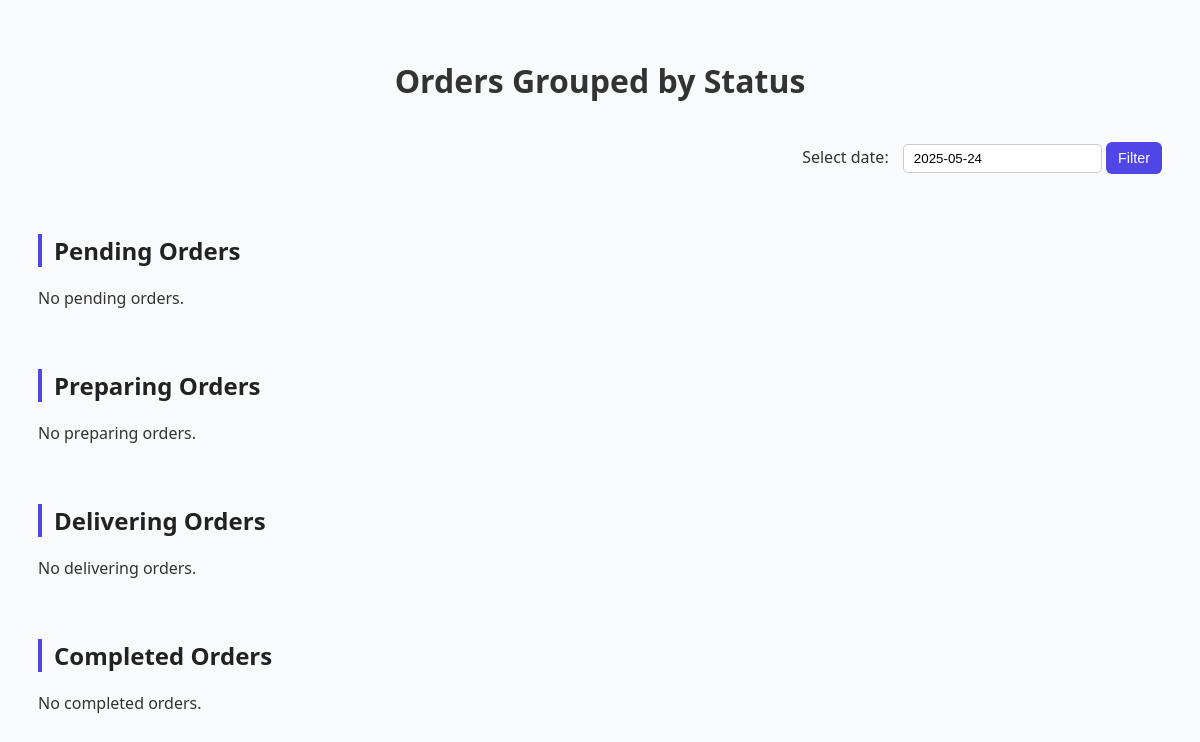
The app's page /frontend/orders/, older data.
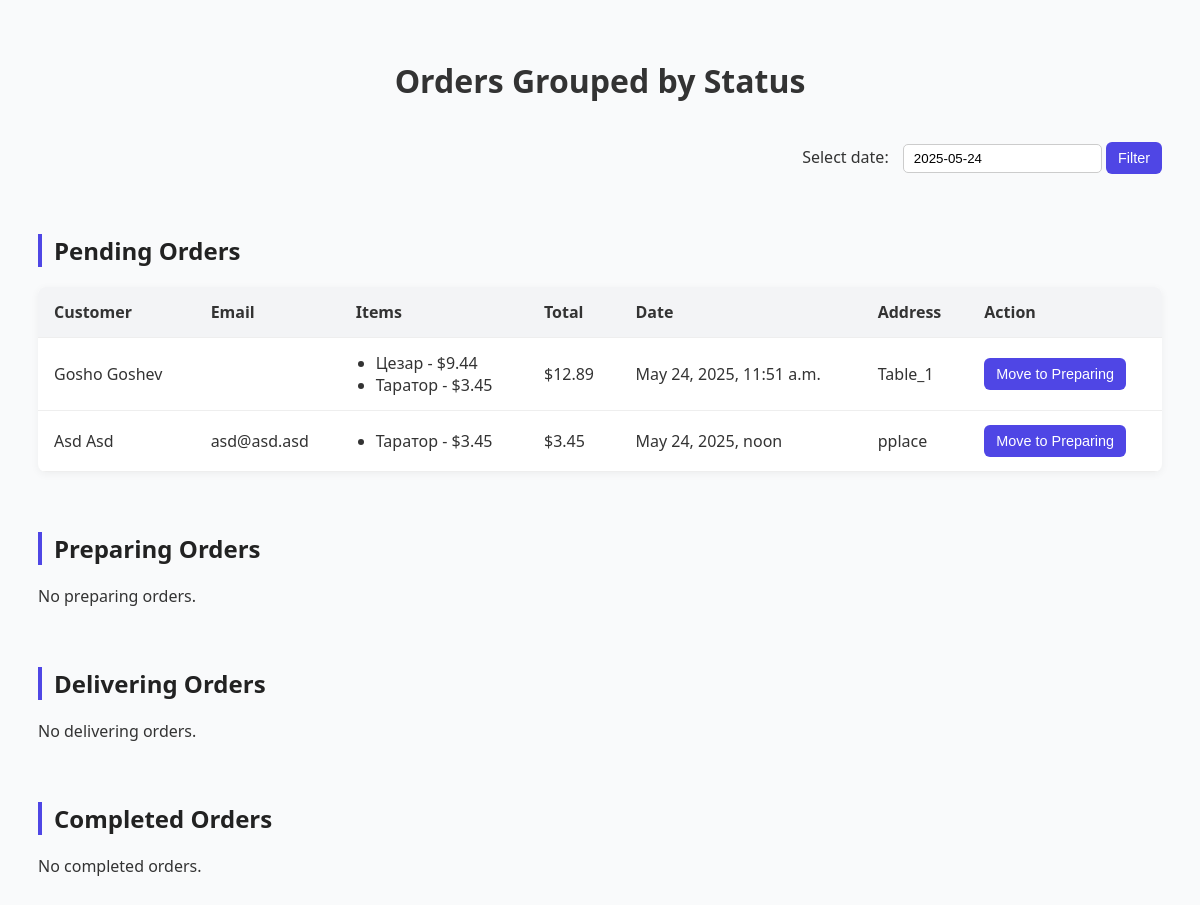
The same page, newer data.
### backend/models.py (models this page shows, shortened)
class Order(models.Model):
    user = models.ForeignKey(User, on_delete=models.CASCADE, related_name='orders')
    order_date = models.DateTimeField(auto_now_add=True)
    total_amount = models.DecimalField(max_digits=7, decimal_places=2, default=0)
    items = models.ManyToManyField('MenuItem', related_name='orders')
    status = models.CharField(
        max_length=20,
        choices=[
            ('pending', 'Pending'),
            ('preparing', 'Preparing'),
            ('delivering', 'Delivering'),
            ('completed', 'Completed')
        ],
        default='pending'
    )
    delivery_address = models.CharField(max_length=255)

class MenuItem(models.Model):
    name = models.CharField(max_length=100)
    description = models.TextField()
    price = models.DecimalField(max_digits = 5, decimal_places=2)
    image = models.ImageField(upload_to='menu_images/')
    category = models.CharField(
        max_length=50,
        choices=[
            ('salad', 'Салата'),
            ('soup', 'Супа'),
            ('appetizer', 'Прдеястие'),
            ('main_course', 'Основно ястие'),
            ('dessert', 'Десерт'),
            ('beverage', 'Напитка')
        ]
    )
    is_vegetarian = models.BooleanField(default=False)

### frontend/views.py (the view)
# urls.py: path('orders/', orders_list, name='orders-list'),
def orders_list(request):
    available_dates = list(
        Order.objects.annotate(order_day=TruncDate('order_date'))
        .values_list('order_day', flat=True)
        .distinct()
    )
    selected_date = request.GET.get('date')
    filter_date = parse_date(selected_date) if selected_date else date.today()
    orders = Order.objects.select_related('user').prefetch_related('items').filter(order_date__date=filter_date)
    grouped_orders = {
        'Pending': orders.filter(status='pending'),
        'Preparing': orders.filter(status='preparing'),
        'Delivering': orders.filter(status='delivering'),
        'Completed': orders.filter(status='completed'),
    }
    return render(
        request,
        'frontend/orders_list.html',
        {
            'grouped_orders': grouped_orders,
            'STATUS_FLOW': STATUS_FLOW,
            'selected_date': filter_date,
            'available_dates': [d.isoformat() for d in available_dates],  # Send to JS
        }
    )

### frontend/templatetags/custom_tags.py (called while the page is built)
@register.filter
def get_item(dictionary, key):
    return dictionary.get(key)

### frontend/templates/frontend/orders_list.html (shortened to what this page needs)
<!DOCTYPE html>
<html lang="en">
<head>
    <link rel="stylesheet" href="https://cdn.jsdelivr.net/npm/flatpickr/dist/flatpickr.min.css">
</head>
<body>
    <h1>Orders Grouped by Status</h1>
    <div class="date-filter">
        <form method="get">
            <label for="date">Select date:</label>
            <input type="text" id="date" name="date" value="{{ selected_date|date:'Y-m-d' }}">
            <button type="submit">Filter</button>
        </form>
    </div>
    {% load custom_tags %}
    {% for status, orders in grouped_orders.items %}
        <h2>{{ status|capfirst }} Orders</h2>
        {% if orders %}
            <table>
                <thead>
                    <tr>
                        <th>Customer</th>
                        <th>Email</th>
                        <th>Items</th>
                        <th>Total</th>
                        <th>Date</th>
                        <th>Address</th>
                        <th>Action</th>
                    </tr>
                </thead>
                <tbody>
                    {% for order in orders %}
                        <tr>
                            <td data-label="Customer">{{ order.user.get_full_name|default:order.user.username }}</td>
                            <td data-label="Email">{{ order.user.email }}</td>
                            <td data-label="Items">
                                <ul>
                                    {% for item in order.items.all %}
                                        <li>{{ item.name }} - ${{ item.price }}</li>
                                    {% endfor %}
                                </ul>
                            </td>
                            <td data-label="Total">${{ order.total_amount }}</td>
                            <td data-label="Date">{{ order.order_date }}</td>
                            <td data-label="Address">{{ order.delivery_address }}</td>
                            <td data-label="Action">
                                {% with next_status=STATUS_FLOW|get_item:order.status %}
                                    {% if order.status != 'completed' %}
                                        <form action="{% url 'advance-order-status' order.id %}" method="post">
                                            <button type="submit">Move to {{ next_status|capfirst }}</button>
                                        </form>
                                    {% else %}
                                        <span class="no-action">No further actions. Order complete</span>
                                    {% endif %}
                                {% endwith %}
                            </td>
                        </tr>
                    {% endfor %}
                </tbody>
            </table>
        {% else %}
            <p>No {{ status|lower }} orders.</p>
        {% endif %}
    {% endfor %}
</body>
</html>

### frontend/templates/frontend/orders_list.html (style rules this page uses)
body { font-family: 'Segoe UI', sans-serif; padding: 30px; background-color: #f9fafb; color: #333; }
h1 { text-align: center; margin-bottom: 40px; }
h2 { margin-top: 60px; font-size: 1.5em; color: #222; border-left: 4px solid #4F46E5; padding-left: 12px; }
table { width: 100%; border-collapse: collapse; margin-top: 20px; box-shadow: 0 2px 8px rgba(0,0,0,0.05); background-color: #fff; border-radius: 8px; overflow: hidden; }
th, td { padding: 14px 16px; text-align: left; border-bottom: 1px solid #eee; }
th { background-color: #f3f4f6; font-weight: 600; }
ul { margin: 0; padding-left: 20px; }
button { background-color: #4F46E5; color: white; border: none; padding: 8px 12px; border-radius: 6px; cursor: pointer; font-size: 0.9em; transition: background-color 0.2s ease; }
form { margin: 0; }
.date-filter { display: flex; justify-content: flex-end; margin-bottom: 20px; }
.date-filter label { margin-right: 10px; font-weight: 500; }
.date-filter input { padding: 6px 10px; border: 1px solid #ccc; border-radius: 5px; }

Row changes from the older to the newer data that the page shows:
added Order: user.get_full_name "Gosho Goshev", total_amount "12.89", order_date "May 24, 2025, 11:51 a.m.", delivery_address "Table_1", next_status "Preparing"
now on this page (row unchanged): MenuItem: name "Цезар", price "9.44", shown under "Gosho Goshev"
now on this page (row unchanged): MenuItem: name "Таратор", price "3.45"
added Order: user.get_full_name "Asd Asd", user.email "asd@asd.asd", total_amount "3.45", order_date "May 24, 2025, noon", delivery_address "pplace", next_status "Preparing"
Text that changed along with them:
new list line: "Pending Orders Customer Email Items Total Date Address Action"
list line gone: "Pending Orders No pending orders."
